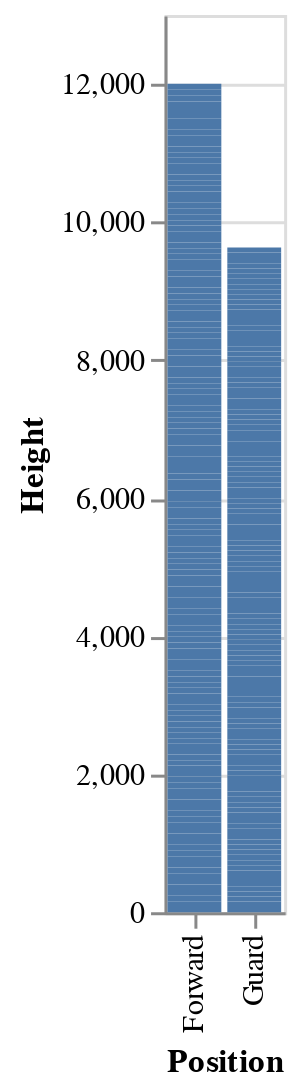

Write notebook code for a chart like this one.
### Markdown cell above
#### Version C

It is clear from these boxplots that Forwards tend to be taller and weight more than Guards.  

It appears from the plots that the Forwards in the dataset have a median height of about 81 inches, while Guards have a median height of 75.3 inches. Forwards have a median weight of about 245 pounds, while Guards have a median weight of 200 pounds.

### Code cell
# Version A
chart = alt.Chart(nba).mark_bar().encode(
    x=alt.X('Position_GF', axis=alt.Axis(title='Position')),
    y=alt.Y('Height')
)
chart

### Figure 1 — Vega-Lite specification as saved in the notebook (floating-point values rounded to 4 significant figures; data arrays with more than 128 entries replaced by an {"elided": "..."} marker saying what was removed)
{"config": {"view": {"continuousWidth": 400, "continuousHeight": 300}}, "data": {"name": "data-c026105d3c7e6726333173eb37882f52"}, "mark": "bar", "encoding": {"x": {"type": "nominal", "axis": {"title": "Position"}, "field": "Position_GF"}, "y": {"type": "quantitative", "field": "Height"}}, "$schema": "https://vega.github.io/schema/vega-lite/v4.8.1.json", "datasets": {"data-c026105d3c7e6726333173eb37882f52": {"elided": "274 records"}}}
